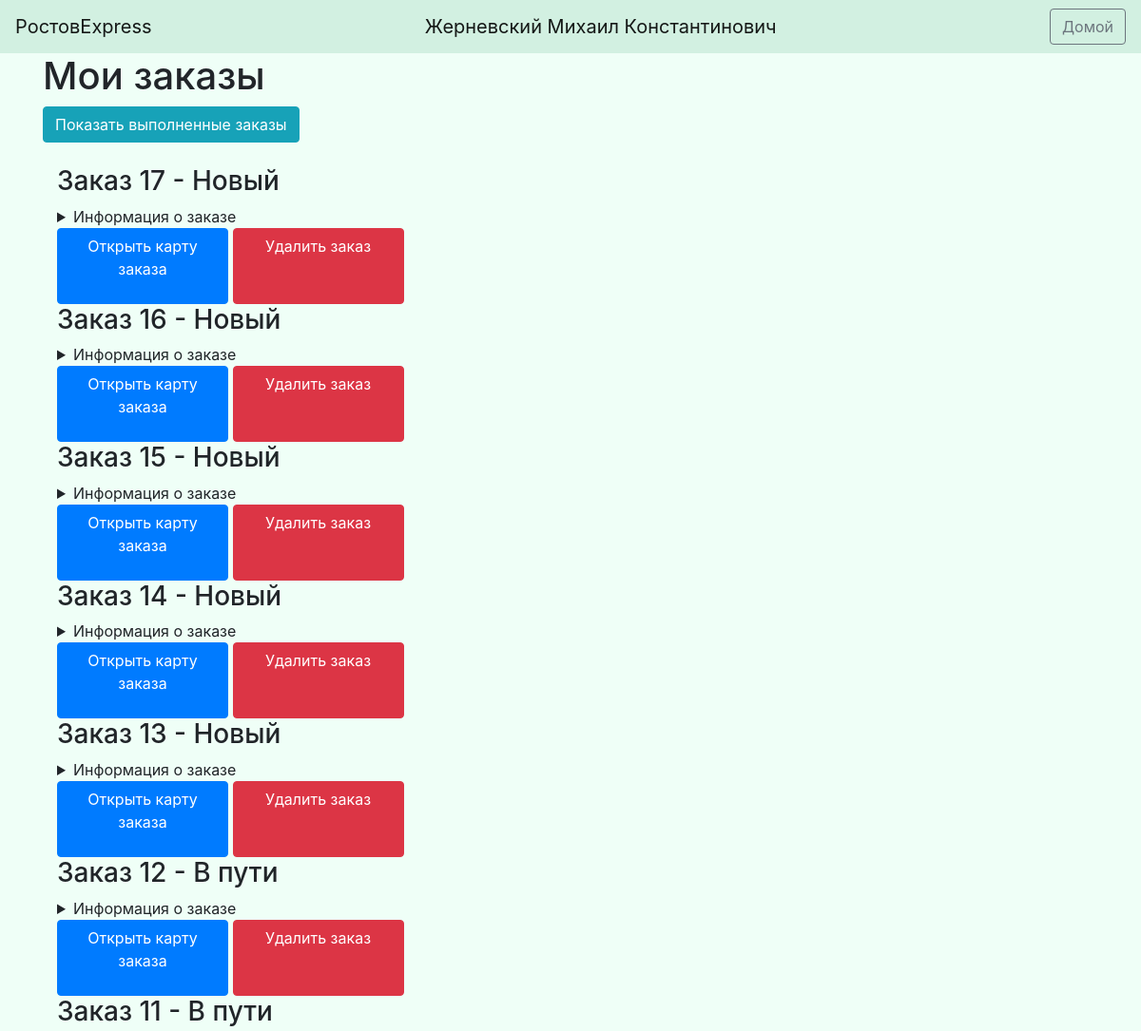
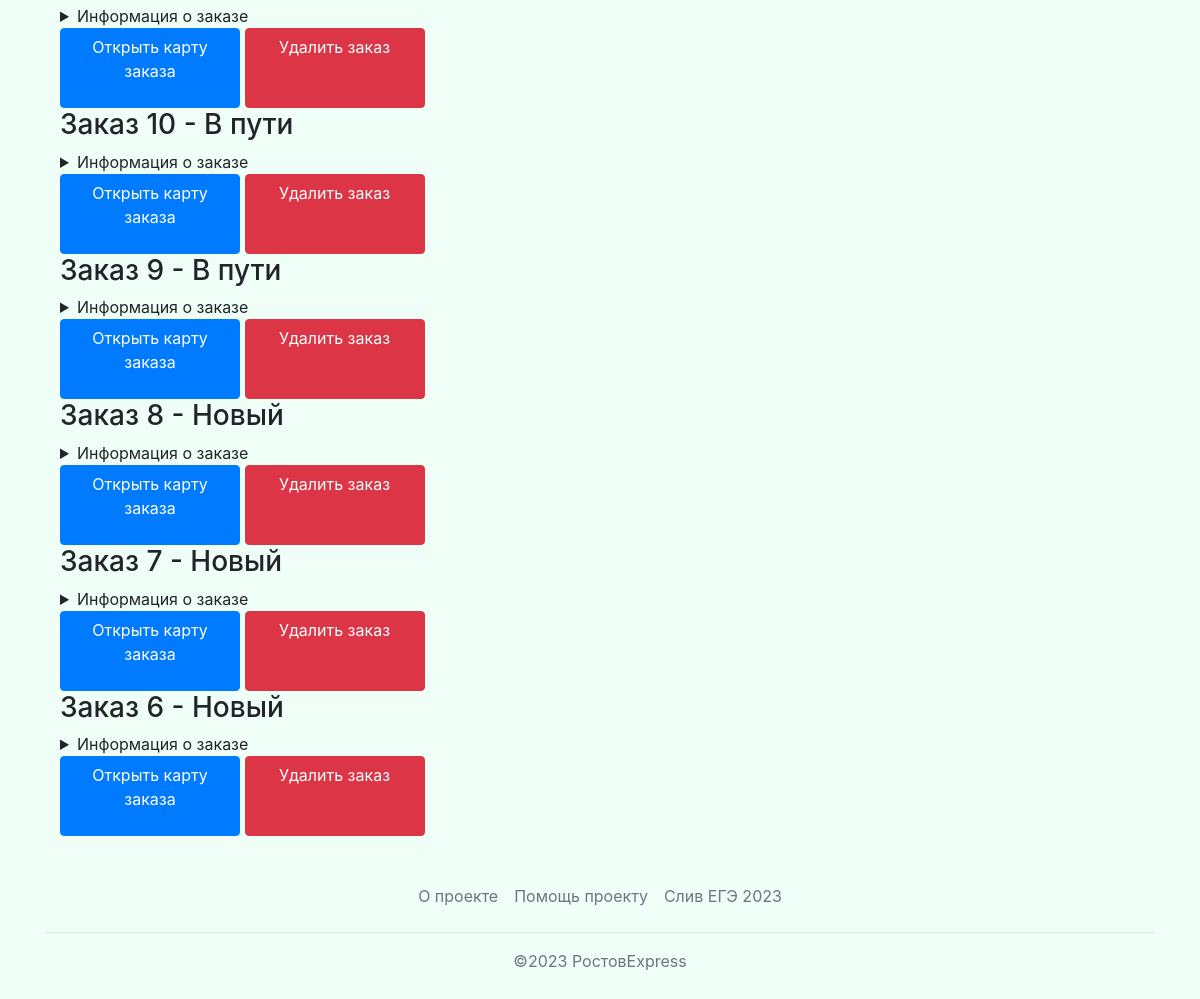
Page /orders/view (signed in) on the committed database (2 pictures, top to bottom).
### data/users.py (models this page shows, shortened)
class User(SqlAlchemyBase, UserMixin):
    __tablename__ = 'users'
    id = sqlalchemy.Column(sqlalchemy.Integer,
                           primary_key=True, autoincrement=True)
    name = sqlalchemy.Column(sqlalchemy.String, nullable=True)
    about = sqlalchemy.Column(sqlalchemy.String, nullable=True)
    email = sqlalchemy.Column(sqlalchemy.String,
                              index=True, unique=True, nullable=True)
    phone_number = sqlalchemy.Column(sqlalchemy.String,
                                     index=True, unique=True, nullable=True)
    hashed_password = sqlalchemy.Column(sqlalchemy.String, nullable=True)
    created_date = sqlalchemy.Column(sqlalchemy.DateTime, default=datetime.datetime.now)
    user_type = sqlalchemy.Column(sqlalchemy.Integer, nullable=True)
    c_id = sqlalchemy.Column(sqlalchemy.Integer, sqlalchemy.ForeignKey('couriers.id'), nullable=True)
    show_completed = sqlalchemy.Column(sqlalchemy.Boolean, default=0)
    sqlalchemy.orm.relation('Courier')

### data/orders.py (models this page shows)
class Order(SqlAlchemyBase):
    __tablename__ = 'orders'
    id = sqlalchemy.Column(sqlalchemy.Integer, primary_key=True)
    weight = sqlalchemy.Column(sqlalchemy.Float, nullable=True)
    region = sqlalchemy.Column(sqlalchemy.Integer, nullable=True)
    orders_courier = sqlalchemy.Column(sqlalchemy.Integer, sqlalchemy.ForeignKey('couriers.id'))
    user_id = sqlalchemy.Column(sqlalchemy.Integer, sqlalchemy.ForeignKey("users.id"))
    address = sqlalchemy.Column(sqlalchemy.String, nullable=True)
    complete_time = sqlalchemy.Column(sqlalchemy.String, nullable=True, default='')
    sqlalchemy.orm.relation('User')
    sqlalchemy.orm.relation('Courier')

### main.py (the view)
@app.route('/orders/view', methods=['POST', 'GET'])
@login_required
def get_user_orders():
    user_id = current_user.id
    db_sess = db_session.create_session()
    orders = []
    if current_user.user_type < 3:
        orders = db_sess.query(Order).filter(Order.user_id == user_id).all()
    else:
        orders = db_sess.query(Order).all()
    items = collect_info_about_orders(orders, db_sess, current_user.show_completed)
    items.reverse()
    return render_template('existing_orders.html', title="Мои заказы", items=items)

### data/db_session.py (called while the page is built)
def create_session() -> Session:
    global __factory
    return __factory()

### main.py (called while the page is built)
@login_manager.user_loader
def load_user(user_id):
    db_sess = db_session.create_session()
    return db_sess.query(User).get(user_id)

### templates/existing_orders.html (shortened to what this page needs)
{% extends "base.html" %}
{% block content %}
    <h1>Мои заказы</h1>
    <a class="btn btn-info " href="/change_flag">
        {% if current_user.show_completed %}
            Скрыть выполненные заказы
        {% else %}
            Показать выполненные заказы
        {% endif %}
    </a>
    <br><br>
    {% for item in items %}
        <div class="container">
            <h3>Заказ {{ item[0].id }} -
                {% if item[2] == "" %}
                    Новый
                {% elif item[0].complete_time == "" %}
                    В пути
                {% else %}
                    Доставлен
                {% endif %}
            </h3>
            <details>
                <summary>
                    Информация о заказе
                </summary>
            </details>
            <a class="btn btn-primary" style="width: 180px; height:80px" href="/orders/view/{{ item[0].id }}">Открыть
                карту заказа</a>
            <a class="btn btn-danger" style="width: 180px; height:80px" href="/orders/delete/{{ item[0].id }}">Удалить
                заказ</a>
        </div>
    {% endfor %}
{% endblock %}

### templates/base.html (shortened to what this page needs)
<!doctype html>
<html lang="en">
<head>
    <link rel="stylesheet"
          href="https://stackpath.bootstrapcdn.com/bootstrap/4.4.1/css/bootstrap.min.css"
>
</head>
<body style="background-color: #effff7">
<header>
    <nav class="navbar navbar-light" style="background-color: #d2f0e1">
        <a class="navbar-brand" href="#">РостовExpress</a>
        {% if current_user.is_authenticated %}
            <a class="navbar-brand" href="/logout">{{ current_user.name }}</a>
            <a class="btn btn-outline-secondary" style="font-size: medium; text-align: justify" href="/">Домой</a>
        {% else %}
            <p>
                <a class="btn btn-primary " href="/register">Зарегистрироваться</a>
                <a class="btn btn-success" href="/login">Войти</a>
            </p>
        {% endif %}
    </nav>
</header>
<main role="main" class="container">
    {% block content %}{% endblock %}
</main>
<div class="container">
    <footer class="py-3 my-4">
        <ul class="nav justify-content-center border-bottom pb-3 mb-3">
            <li class="nav-item"><a
                    href="https://docs.google.com/document/d/181rVJnixCkqp7kEEYyXy6jRmIWrEmT0YMYidJ4JE5xg/edit?usp=sharing"
                    class="nav-link px-2 text-muted">О проекте</a></li>
            <li class="nav-item"><a href="/donations" class="nav-link px-2 text-muted">Помощь проекту</a></li>
            <li class="nav-item"><a href="https://www.youtube.com/watch?v=dQw4w9WgXcQ" class="nav-link px-2 text-muted">Слив
                ЕГЭ 2023</a></li>
        </ul>
        <p class="text-center text-muted">©2023 РостовExpress</p>
    </footer>
</div>
</body>
</html>

### rows in the picture
User: name "Жерневский Михаил Константинович"
Order: id "17", shows "Новый"
Order: id "16", shows "Новый"
Order: id "15", shows "Новый"
Order: id "14", shows "Новый"
Order: id "13", shows "Новый"
Order: id "12", complete_time "В пути"
Order: id "11", complete_time "В пути"
Order: id "10", complete_time "В пути"
Order: id "9", complete_time "В пути"
Order: id "8", shows "Новый"
Order: id "7", shows "Новый"
Order: id "6", shows "Новый"
